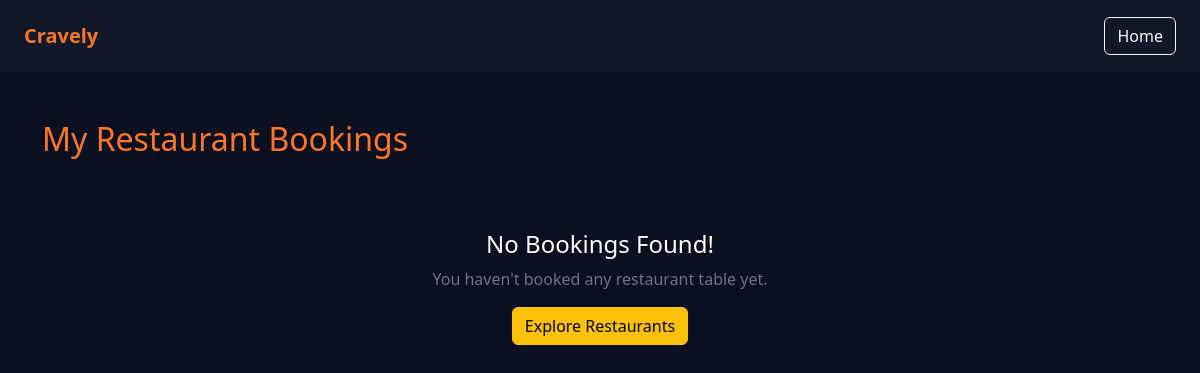
/my-booking/ (signed in), run on an earlier commit of the app's database.
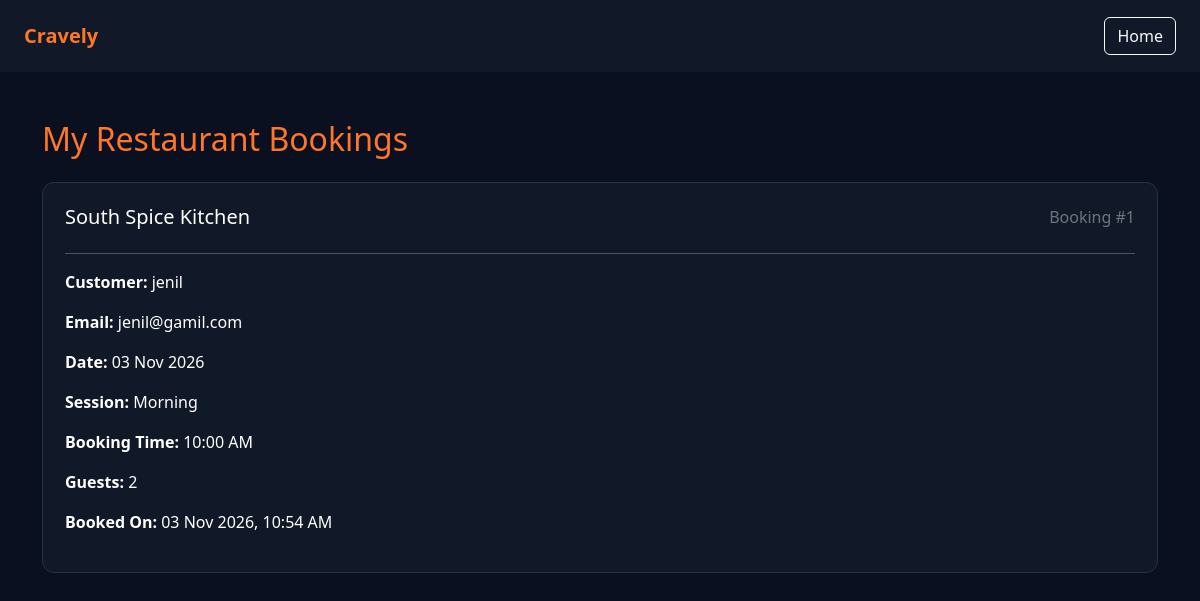
And on a later commit of the database.
### myapp/models.py (models this page shows, shortened)
class RestaurantBooking(models.Model):
    SESSION_CHOICES = [
        ("Morning", "Morning"),
        ("Afternoon", "Afternoon"),
        ("Evening", "Evening"),
        ("Night", "Night"),
    ]
    user = models.ForeignKey(
        User,
        on_delete=models.CASCADE
    )
    restaurant_name = models.CharField(max_length=150)
    booking_date = models.DateField()
    session = models.CharField(
        max_length=20,
        choices=SESSION_CHOICES
    )
    booking_time = models.TimeField()
    guests = models.PositiveIntegerField(default=2)
    created_at = models.DateTimeField(auto_now_add=True)
    class Meta:
        constraints = [
            models.UniqueConstraint(
                fields=[
                    "restaurant_name",
                    "booking_date",
                    "booking_time"
                ],
                name="unique_restaurant_booking_slot"
            )
        ]
        ordering = ["-created_at"]

### myapp/views.py (the view)
# urls.py: path("my-booking/", my_booking, name="my-booking"),
@login_required(login_url="user-login")
def my_booking(request):
    bookings = RestaurantBooking.objects.filter(
        user=request.user
    ).order_by("-created_at")
    return render(request, "my-booking.html", {
        "bookings": bookings
    })

### myapp/templates/my-booking.html (shortened to what this page needs)
{% load static %}
<!DOCTYPE html>
<html lang="en">
<head>
    <link href="https://cdn.jsdelivr.net/npm/bootstrap@5.3.3/dist/css/bootstrap.min.css" rel="stylesheet">
</head>
<body>
<nav class="navbar navbar-dark px-4 py-3"
     style="background:#111827;">
    <a href="{% url 'home' %}"
       class="navbar-brand fw-bold orange">
        Cravely
    </a>
    <a href="{% url 'home' %}"
       class="btn btn-outline-light">
        Home
    </a>
</nav>
<div class="container py-5">
    <h2 class="orange mb-4">My Restaurant Bookings</h2>
    {% for booking in bookings %}
    <div class="booking-card">
        <div class="d-flex justify-content-between flex-wrap">
            <h5>{{ booking.restaurant_name }}</h5>
            <span class="text-secondary">
                Booking #{{ booking.id }}
            </span>
        </div>
        <hr>
        <p>
            <strong>Customer:</strong>
            {{ booking.user.username }}
        </p>
        <p>
            <strong>Email:</strong>
            {{ booking.user.email }}
        </p>
        <p>
            <strong>Date:</strong>
            {{ booking.booking_date|date:"d M Y" }}
        </p>
        <p>
            <strong>Session:</strong>
            {{ booking.session }}
        </p>
        <p>
            <strong>Booking Time:</strong>
            {{ booking.booking_time|time:"h:i A" }}
        </p>
        <p>
            <strong>Guests:</strong>
            {{ booking.guests }}
        </p>
        <p>
            <strong>Booked On:</strong>
            {{ booking.created_at|date:"d M Y, h:i A" }}
        </p>
    </div>
    {% empty %}
    <div class="text-center py-5">
        <h4>No Bookings Found!</h4>
        <p class="text-secondary">
            You haven't booked any restaurant table yet.
        </p>
        <a href="{% url 'home' %}"
           class="btn btn-warning">
            Explore Restaurants
        </a>
    </div>
    {% endfor %}
</div>
</body>
</html>

What changed in the data, as far as the page shows it:
added RestaurantBooking: restaurant_name "South Spice Kitchen", id "1", user.username "jenil", user.email "jenil@gamil.com", booking_date "03 Nov 2026", session "Morning", booking_time "10:00 AM", guests "2", created_at "03 Nov 2026, 10:54 AM"
Also different on the page:
text no longer shown: "No Bookings Found! You haven't booked any restaurant table yet. Explore Restaurants"
